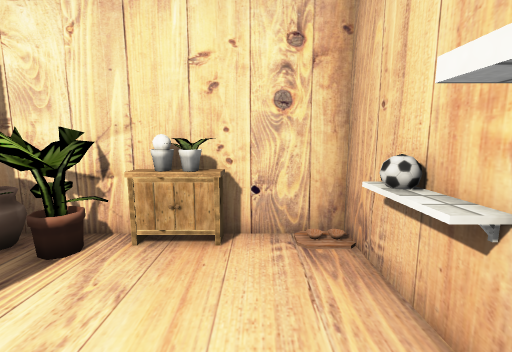
View 1 (above)

12 first-person views from a walk through a Unity game level. The camera is 1.5 m above the floor, tilts 8° down and sees 90° across. The floor is counted in squares, 0.5 m on a side. Each view is taken from the middle of a square. On the plan, view 1 faces up. The plan holds only what a view shows up to about 19 squares ahead; the rest is blank. The player is left out. Some animated figures are not drawn. Some surface patterns are stand-ins.

View 2
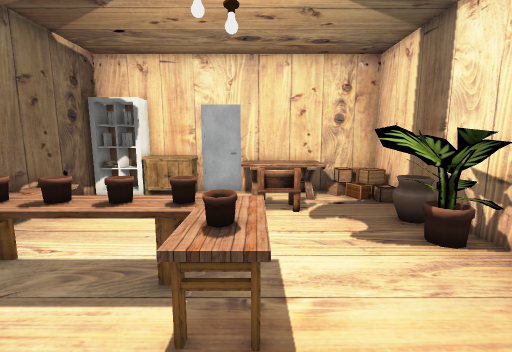

View 3
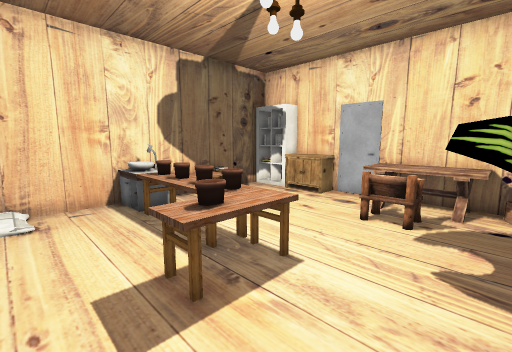

View 4
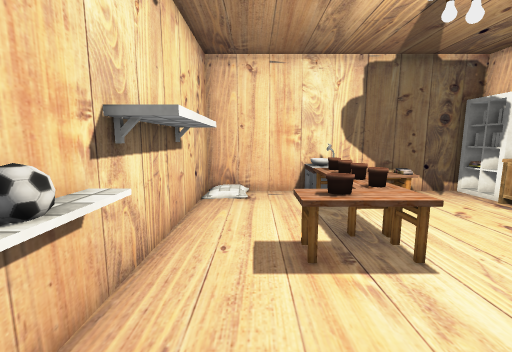

View 5
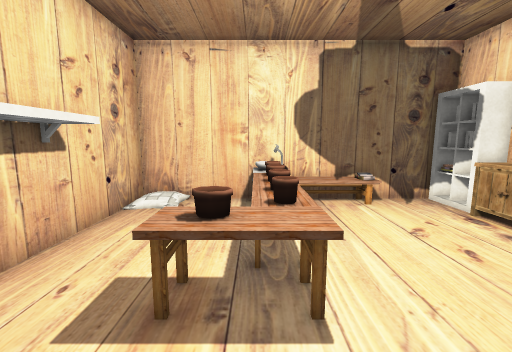

View 6
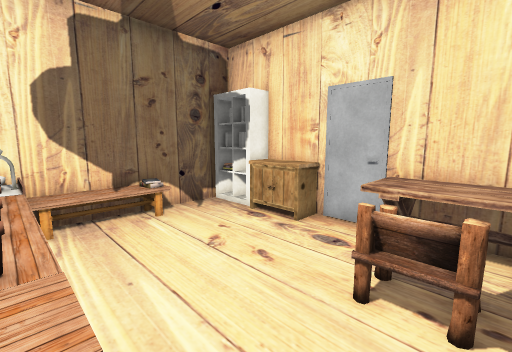

View 7
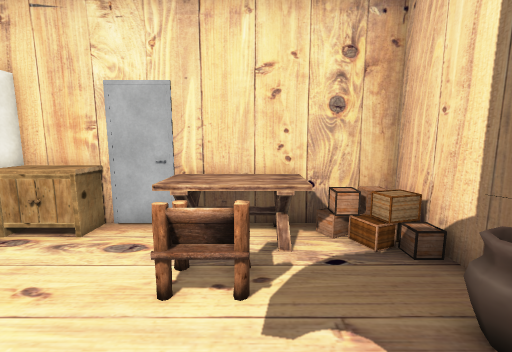

View 8
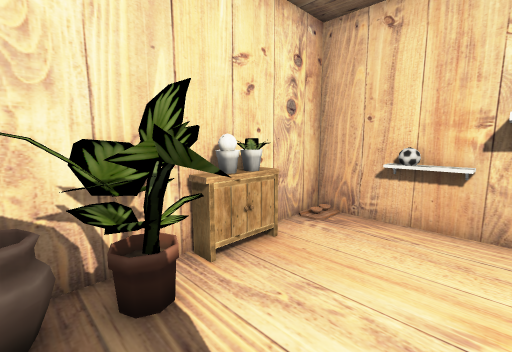

View 9
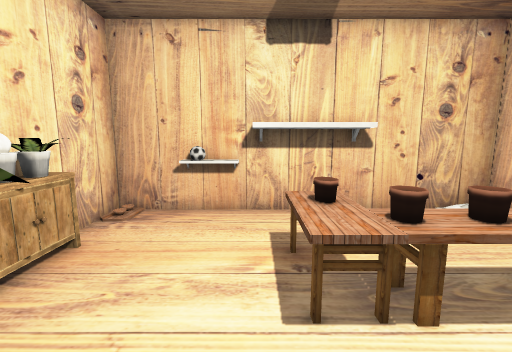

View 10
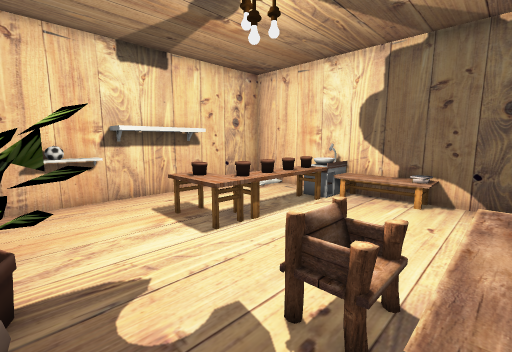

View 11
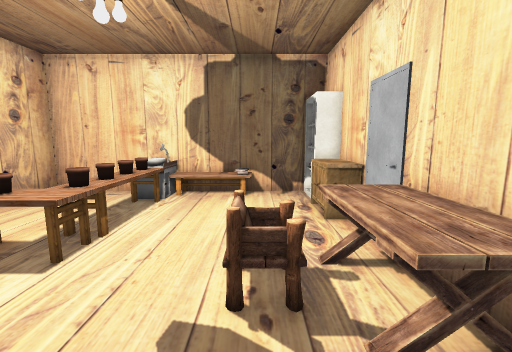

View 12
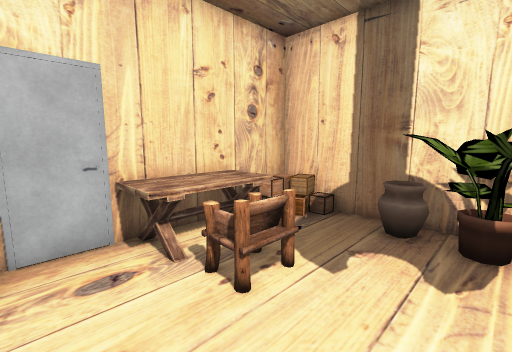

### Floor plan
Points are (right, up) in squares from view 1. A wall is a line through its corners. A room is listed if a view was taken in it or the views show most of it. See-through windows are left out.
Room 1 (views 1, 2, 3, 4, 5, 6, 7, 8, 9, 10, 11, 12)
walls: (-4.6, -8.1) (2.8, -8.1) (2.8, 8) (-13, 8) (-13, -5.2); (2.3, -2) (2.9, -2); (2.9, 2.7) (2.1, 2.7) (2.1, 3.6); (2.1, 4.4) (2.1, 5.1); (-13, -5.9) (-13, -6.5); (-13, -7) (-13, -7.6); (-12.2, -8.1) (-8.4, -8.1)
objects: shelf (-12, -7) to (-12, -5); cabinet (-12, -4) to (-12, -2); table (-12, 0) to (-11, 4); box (-12, 5) to (-12, 6); other object (-10, 1) to (-9, 1); table (-9, -8) to (-5, -7); vase (-8, 6) to (-7, 7); other object (-6, 4) to (-4, 8); sink (-4, -7) to (-3, -6); table (-4, -5) to (-1, 1); cabinet (-4, 7) to (-3, 7); pot (-2, 7) to (-1, 7); ball (2, 4) to (3, 4)

Where each view was taken, in squares from view 1:
view 1: 0 up, 0 right, facing up
view 2: 1 up, 2 right, facing left
view 3: 5 up, 1 right, facing down-left
view 4: 7 up, 0 right, facing down
view 5: 5 up, 3 left, facing down
view 6: 3 up, 4 left, facing down-left
view 7: 3 up, 4 left, facing left
view 8: 2 up, 7 left, facing up-right
view 9: 2 up, 8 left, facing right
view 10: 6 up, 11 left, facing down-right
view 11: 7 up, 9 left, facing down
view 12: 2 down, 5 left, facing up-left
